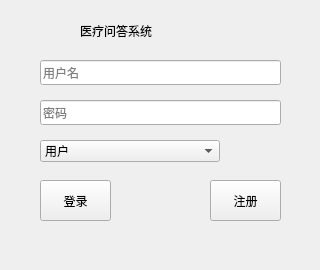
<?xml version="1.0" encoding="UTF-8"?>
<ui version="4.0">
 <class>Form</class>
 <widget class="QWidget" name="Form">
  <property name="geometry">
   <rect>
    <x>0</x>
    <y>0</y>
    <width>320</width>
    <height>270</height>
   </rect>
  </property>
  <property name="minimumSize">
   <size>
    <width>320</width>
    <height>270</height>
   </size>
  </property>
  <property name="maximumSize">
   <size>
    <width>320</width>
    <height>270</height>
   </size>
  </property>
  <property name="windowTitle">
   <string>登录界面</string>
  </property>
  <widget class="QPushButton" name="LoginPushButton">
   <property name="geometry">
    <rect>
     <x>40</x>
     <y>180</y>
     <width>71</width>
     <height>41</height>
    </rect>
   </property>
   <property name="styleSheet">
    <string notr="true">font: 12pt &quot;黑体&quot;;</string>
   </property>
   <property name="text">
    <string>登录</string>
   </property>
  </widget>
  <widget class="QPushButton" name="RegitPushButton">
   <property name="geometry">
    <rect>
     <x>210</x>
     <y>180</y>
     <width>71</width>
     <height>41</height>
    </rect>
   </property>
   <property name="styleSheet">
    <string notr="true">font: 12pt &quot;黑体&quot;;</string>
   </property>
   <property name="text">
    <string>注册</string>
   </property>
  </widget>
  <widget class="QLineEdit" name="UsernameLineEdit">
   <property name="geometry">
    <rect>
     <x>40</x>
     <y>60</y>
     <width>241</width>
     <height>25</height>
    </rect>
   </property>
   <property name="placeholderText">
    <string>用户名</string>
   </property>
  </widget>
  <widget class="QLineEdit" name="PasswordLineEdit">
   <property name="geometry">
    <rect>
     <x>40</x>
     <y>100</y>
     <width>241</width>
     <height>25</height>
    </rect>
   </property>
   <property name="echoMode">
    <enum>QLineEdit::Password</enum>
   </property>
   <property name="placeholderText">
    <string>密码</string>
   </property>
  </widget>
  <widget class="QComboBox" name="LoginComboBox">
   <property name="geometry">
    <rect>
     <x>40</x>
     <y>140</y>
     <width>180</width>
     <height>22</height>
    </rect>
   </property>
   <item>
    <property name="text">
     <string>用户</string>
    </property>
   </item>
   <item>
    <property name="text">
     <string>专家</string>
    </property>
   </item>
   <item>
    <property name="text">
     <string>管理员</string>
    </property>
   </item>
  </widget>
  <widget class="QLabel" name="label">
   <property name="geometry">
    <rect>
     <x>80</x>
     <y>10</y>
     <width>181</width>
     <height>41</height>
    </rect>
   </property>
   <property name="styleSheet">
    <string notr="true">font: 16pt &quot;黑体&quot;;</string>
   </property>
   <property name="text">
    <string>医疗问答系统</string>
   </property>
  </widget>
 </widget>
 <resources/>
 <connections/>
</ui>
